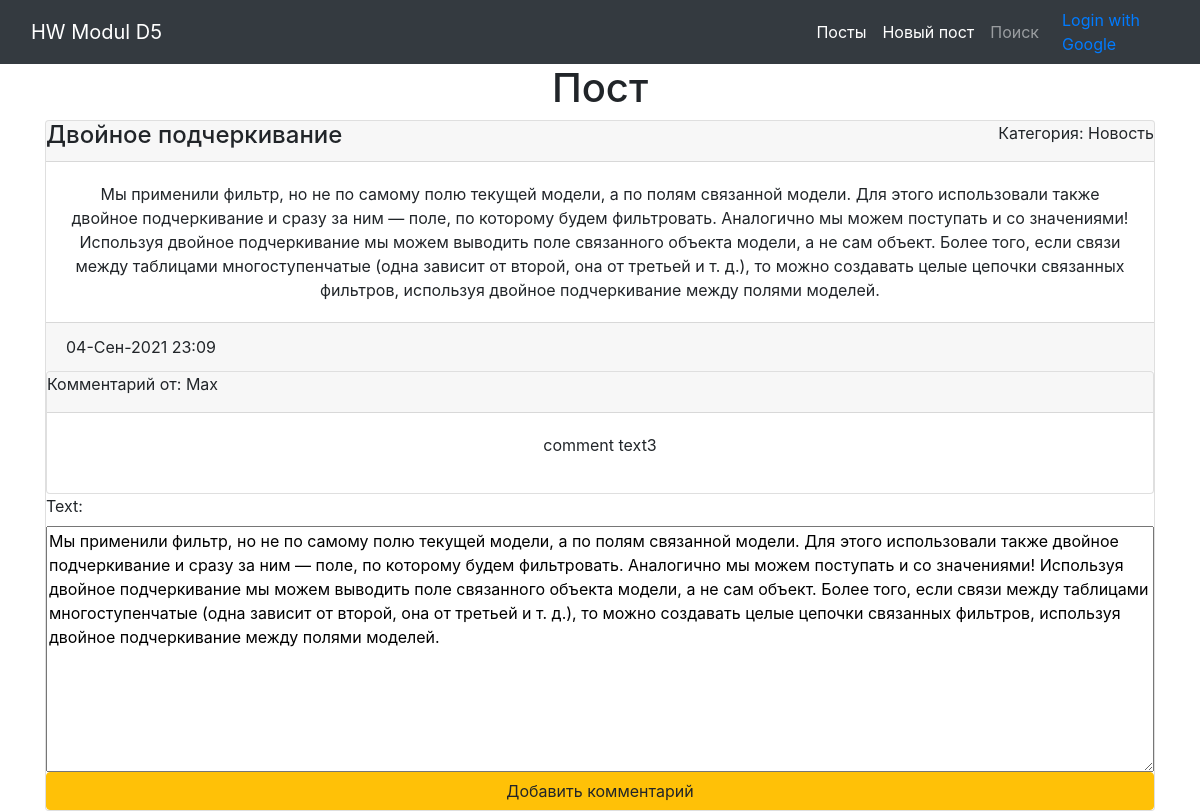
Screenshot of /3/ with the database file from the repository.
### news/models.py (models this page shows, shortened)
class Post(models.Model):
    author = models.ForeignKey(Author, on_delete=models.CASCADE)
    NEWS = 'Новость'
    ARTICLE = 'Статья'
    CATEGORY_CHOICES = (
        (NEWS, 'Новость'),
        (ARTICLE, 'Статья'),
    )
    categoryType = models.CharField(
        max_length=7, choices=CATEGORY_CHOICES, default=ARTICLE)
    dateCreation = models.DateTimeField(auto_now_add=True)
    postCategory = models.ManyToManyField(Category, through='PostCategory')
    title = models.CharField(max_length=128)
    text = models.TextField()
    rating = models.SmallIntegerField(default=0)

class Comment(models.Model):
    commentPost = models.ForeignKey(Post, on_delete=CASCADE)
    commentUser = models.ForeignKey(User, on_delete=CASCADE)
    text = models.TextField()
    dateCreation = models.DateTimeField(auto_now_add=True)
    rating = models.SmallIntegerField(default=0)

### news/views.py (the view)
# urls.py: path('<int:pk>/', PostDetail.as_view(), name='post'),
class PostDetail(DetailView, CreateView):
    template_name = 'flatpages/post.html'
    queryset = Post.objects.all()
    comment = Comment.objects.all()
    form_class = CommentForm
    def get_object(self, **kwargs):
        id = self.kwargs.get('pk')
        return Post.objects.get(pk=id)

### news/forms.py
class CommentForm(ModelForm):
    class Meta:
        model = Comment
        fields = ['text']

### news/templatetags/custom_filters.py (called while the page is built)
@register.filter(name='censor')
def censor(value):
    for word in censor_list:
        value = value.replace(word, '*****')
    return value

### templates/flatpages/post.html (shortened to what this page needs)
{% extends 'flatpages/default.html' %}
{% load custom_filters %}
{% block content %}
    <h1>Пост</h1>
    {% if post %}
    <div class="card">
        <div class="card-header">
            <h4>{{ post.title }}</h4>
            <p>Категория: {{ post.categoryType }}</p>
        </div>
        <div class="card-body">
            {{ post.text }}
        </div>
        <div class="card-footer">
            {{ post.dateCreation|date:'d-M-Y H:m' }}
        </div>
        <div class="card">
            <div class="card-header">
            {% for comments in post.comment_set.all %}
                <p>Комментарий от: {{ comments.commentUser }}</p>
            </div>
            <div class="card-body">
                <p>{{ comments.text|truncatechars:150|censor }}</p>
            </div>
            {% endfor %}
        </div>
        <div>
            <form class="form" method="POST">
                {{ form }}
                <button type="submit" class="btn btn-warning">Добавить комментарий</button>
            </form>
        </div>
    </div>
    {% else %}
        <h1>Новостей нет!</h1>
    {% endif %}
{% endblock content %}

### static/css/style.css (style rules this page uses)
.card-header { padding: 0; margin: 0; display: flex; justify-content: space-between; }
.card-footer { display: flex; justify-content: space-between; }
.form { display: grid; text-align: left; }

### rows the page displays
Post: title "Двойное подчеркивание", categoryType "Новость", text "Мы применили фильтр, но не по самому полю текущей модели, а по полям связанной модели. Для этого использовали также двойное подчеркивание и сразу за ним — поле, по которому будем фильтровать. Аналогично мы можем поступать и со значениями! Используя двойное подчеркивание мы можем выводить поле связанного объекта модели, а не сам объект. Более того, если связи между таблицами многоступенчатые (одна зависит от второй, она от третьей и т. д.), то можно создавать целые цепочки связанных фильтров, используя двойное подчеркивание между полями моделей.", dateCreation "04-Сен-2021 23:09"
Comment: commentUser "Max", text|censor "comment text3"
